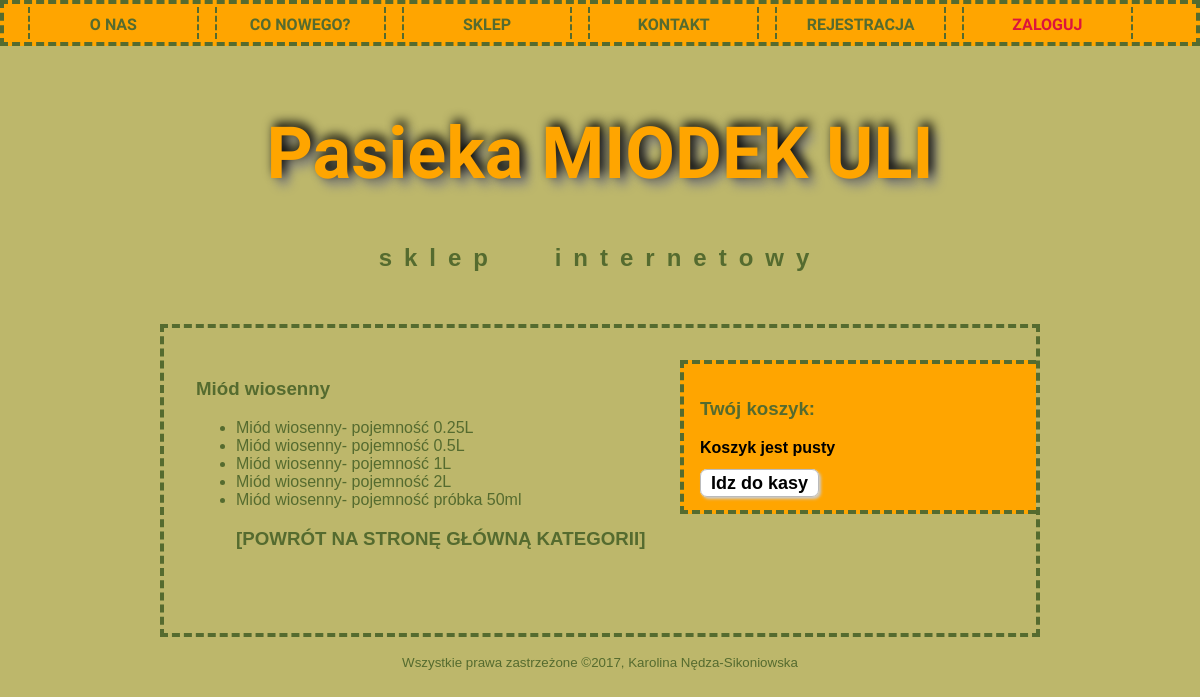
/show_me_my_miod.php?id_miod=4, run on the app's committed database.
### tables this page shows
CREATE TABLE `miody` (
  `id_miod` tinyint(4) NOT NULL,
  `nazwa_m` varchar(50) NOT NULL,
  `opis_m` text NOT NULL
);

CREATE TABLE `pojemnosc` (
  `id_poj` int(11) NOT NULL,
  `nazwa_poj` varchar(11) NOT NULL
);

### funkcje_sklep.php (the view, shortened to what this page needs)
<?php
function wynik_do_tablicy($result)
{
		$result_table = array();
		for ($j = 0 ; $row = $result->fetch_assoc() ; $j++)
		{
			$result_table[$j] = $row;
		}
	return $result_table;
}
function pobierz_nazwe_miodu($id_miod)
{
			try
			{
				$connection = polacz();
				if($connection->connect_errno!=0)
				{
					throw new Exception(mysqli_connect_errno());
				}
				else
				{
					$query = "SELECT M.nazwa_m
					FROM miody AS M WHERE M.id_miod = '".$id_miod."'";
					$result = $connection->query($query);
					if(!$result) throw new Exception($connection->error);
					else
					{
						$num_of_prod =$result->num_rows;
						$row = $result->fetch_object();
						return $row->nazwa_m;
					}
				}
			}
			catch(Exception $err)
			{
				blad($err);
			}
}
function pobierz_miody($miod)
{
				try
				{
					$connection = polacz();
					if($connection->connect_errno!=0)
					{
						throw new Exception(mysqli_connect_errno());
					}
					else
					{
						$query = "SELECT M.nazwa_m, MP.id_mp, P.nazwa_poj
						FROM miody AS M, miod_poj AS MP, pojemnosc AS P
						WHERE MP.rodzaj = M.id_miod AND MP.pojemnosc = P.id_poj AND M.nazwa_m = '$miod';";
						$result = $connection->query($query);
						if(!$result) throw new Exception($connection->error);
						else
						{
							$result = wynik_do_tablicy($result);
						}
						return $result;
					}
				}
				catch(Exception $err)
				{
					blad($err);
				}
}
function wyswietl_miody_pojemnosci($tablica_miodow)
{
	echo "<ul>";
	foreach($tablica_miodow as $row)
	{
		$url = "ten_sloik_miodu.php?id_mp=".($row['id_mp']);
		$miod = $row['nazwa_m'];
		$pojemnosc = $row['nazwa_poj'];
		echo "<li>";
		echo '<a href="'.$url.'"alt="miod">Miód '.$miod.'- pojemność '.$pojemnosc.'</a><br>';
	}
}
function przycisk($cel, $dzialanie) {
  echo '<a href="'.$cel.'" class="button">'.$dzialanie.'</a>';
}
?>

### show_me_my_miod.php (shortened to what this page needs)
<?php
require "funkcje_sklep.php";
$id_miod = $_GET['id_miod'];
$miod = pobierz_nazwe_miodu($id_miod);
?>
<!DOCTYPE html>
<html lang="pl-PL">
  <head>
	<link rel="stylesheet" href="styl1.css" type="text/css">
  </head>
 <body>
<div id="top"><nav>
	<div class="nav"><a href="index.php">o nas</a></div>
    <div class="nav"><a href="news.php">co nowego?</a></div>
    <div class="nav"><a href="sklep.php">sklep</a></div>
	<div class="nav"><a href="kontakt.php">kontakt</a></div>
    <?php
	if (isset($_SESSION['zalogowany'])&&$_SESSION['zalogowany']==true)
	{
		echo '<div class="nav"><a href="user_start.php">twoje konto</a></div>';
	}
	else
	{
		echo '<div class="nav"><a href="register.php">rejestracja</a></div>';
	}
	?>
	<?php
	if (isset($_SESSION['zalogowany'])&&$_SESSION['zalogowany']==true)
	{
		echo '<div class="nav"><a href="logout.php"><span style="color:crimson;">wyloguj</span></a></div>';
	}
	else
	{
		echo '<div class="nav"><a href="login.php"><span style="color:crimson;">zaloguj</span></a></div>';
	}
	?>
</nav></div>
 <div id="logo">
	<h1>Pasieka MIODEK ULI</h1>
	<h2>sklep internetowy</h2>
 </div>
 <div id="main">
	<div id="maincontent">
	<h3><?php echo "Miód ".$miod; ?></h3>
<?php
$tablica_miodow = pobierz_miody($miod);
wyswietl_miody_pojemnosci($tablica_miodow);
?>
<a href="sklep.php"><h3>[POWRÓT NA STRONĘ GŁÓWNĄ KATEGORII]</h3></a>
</div>
	<aside id="basket">
		<div>
		<h3>Twój koszyk:</h3>
<?php
if(($_SESSION['koszyk']) && (array_count_values($_SESSION['koszyk'])))
{
	pokaz_koszyk($_SESSION['koszyk']);
}
else
{
	echo "<p>Koszyk jest pusty</p>";
}
przycisk("do_kasy.php", "Idz do kasy");
?>
		</div>
	</aside>
 </div>
 <footer>
	 <small>Wszystkie prawa zastrzeżone &copy;2017, <a href="mailto:karolcia999@gmail.com">Karolina Nędza-Sikoniowska</a></small>
 </footer>
 </body>
 </html>

### styl1.css (style rules this page uses)
body { background-color: darkkhaki; font-size: medium; font-family: Calibri, sans-serif; margin: 0 !important; }
nav { width: auto; padding: 0.2em 1em; font-family: 'Cabin Sketch', cursive; font-size: 1em; font-weight: bold; text-transform: uppercase; text-align: center; color: darkolivegreen; background-color: orange; list-style-type: none; border: 4px dashed; margin-left: auto; margin-right: auto; }
.nav { float: left; margin-left: 0.5em; margin-right: 0.5em; padding: 0.5em 0.5em; margin-top: 0; border-right: 2px dashed; border-left: 2px dashed; background-color: orange; min-width: 13% ; height:1em; }
#top { margin-left: auto; margin-right: auto; }
#logo { padding: 1em 0; border: 0px; margin-right: auto; margin-left: auto; }
#main { width: 70%; padding-right: 0em; padding-left: 2em; padding-top: 2em; padding-bottom: 4em; margin-right: auto; margin-left: auto; margin-top: 1em; margin-bottom: 1em; color: darkolivegreen; text-align: justify; border: 4px dashed; }
#maincontent { float: left; width: auto; max-width: 70%; }
aside { float: right; padding: 1em; border-top: 4px dashed; border-bottom: 4px dashed; border-left: 4px dashed; color: darkolivegreen; background-color: orange; font-weight: bold; width: 20em; }
footer { clear: both; text-align: center; color: darkolivegreen; }
h1 { color: orange; font-family: 'Cabin Sketch', cursive; font-size: 4.5em; text-align: center; text-shadow: .05em -.05em 0.15em black, .1em .1em 0.15em gray; }
h2 { word-spacing: 1.5em; letter-spacing: 0.5em; text-align: center; color: darkolivegreen; }
p { color: black; }
a { text-decoration: none; color: darkolivegreen; }
#basket { background: url('img/mono-basket.png'); background-size: 6em 6em; background-repeat: no-repeat; background-position: 90% 0%; background-color: orange; }
.button { background-color: white; border: 1px solid #bbbbbb; -moz-border-radius: 7px; -webkit-border-radius: 7px; border-radius: 7px; -moz-box-shadow: 2px 2px 3px #cccccc; -webkit-box-shadow: 2px 2px 3px #cccccc; box-shadow: 2px 2px 3px #cccccc; text-decoration: none; color: black; font-family: Calibri, sans-serif; font-size: 18px; outline: none; padding: 3px 10px; }

### data on the page
miody: nazwa_m "wiosenny", pojemnosc.nazwa_poj "0.25L", pojemnosc.nazwa_poj "0.5L", pojemnosc.nazwa_poj "1L", pojemnosc.nazwa_poj "2L", pojemnosc.nazwa_poj "próbka 50ml"

### other printed values
$dzialanie "Idz do kasy"
